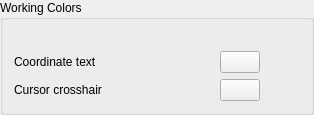
    <widget class="QGroupBox" name="groupBox">
     <property name="title">
      <string>Working Colors</string>
     </property>
     <layout class="QGridLayout" name="gridLayout_7">
      <item row="0" column="1">
       <layout class="QGridLayout" name="gridLayout">
        <item row="3" column="2">
         <spacer name="horizontalSpacer_2">
          <property name="orientation">
           <enum>Qt::Horizontal</enum>
          </property>
          <property name="sizeHint" stdset="0">
           <size>
            <width>40</width>
            <height>20</height>
           </size>
          </property>
         </spacer>
        </item>
        <item row="4" column="0">
         <widget class="QLabel" name="label_5">
          <property name="minimumSize">
           <size>
            <width>200</width>
            <height>0</height>
           </size>
          </property>
          <property name="text">
           <string>Coordinate text</string>
          </property>
         </widget>
        </item>
        <item row="4" column="1">
         <widget class="Gui::PrefColorButton" name="CursorTextColor">
          <property name="toolTip">
           <string>Text color of the coordinates</string>
          </property>
          <property name="color" stdset="0">
           <color>
            <red>0</red>
            <green>0</green>
            <blue>255</blue>
           </color>
          </property>
          <property name="prefEntry" stdset="0">
           <cstring>CursorTextColor</cstring>
          </property>
          <property name="prefPath" stdset="0">
           <cstring>View</cstring>
          </property>
         </widget>
        </item>
        <item row="5" column="0">
         <widget class="QLabel" name="label_19">
          <property name="text">
           <string>Cursor crosshair</string>
          </property>
         </widget>
        </item>
        <item row="5" column="1">
         <widget class="Gui::PrefColorButton" name="CursorCrosshairColor">
          <property name="toolTip">
           <string>Color of the crosshair cursor</string>
          </property>
          <property name="color" stdset="0">
           <color>
            <red>255</red>
            <green>255</green>
            <blue>255</blue>
           </color>
          </property>
          <property name="prefEntry" stdset="0">
           <cstring>CursorCrosshairColor</cstring>
          </property>
          <property name="prefPath" stdset="0">
           <cstring>View</cstring>
          </property>
         </widget>
        </item>
        </layout>
      </item>
     </layout>
    </widget>
